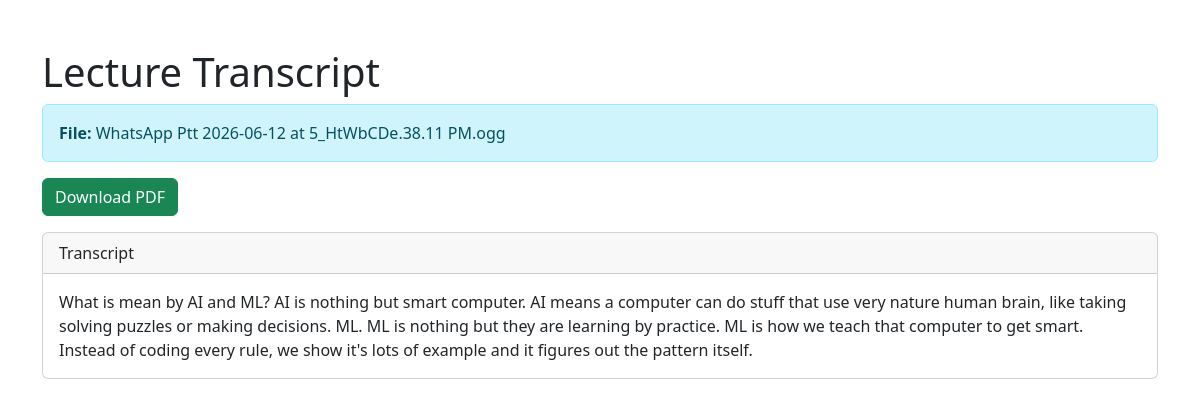
The page /lecture/2/ on the database its author committed.
### notes/models.py (models this page shows, shortened)
class Lecture(models.Model):
    filename = models.CharField(max_length=255)
    transcript = models.TextField()
    created_at = models.DateTimeField(auto_now_add=True)

### notes/views.py (the view)
# urls.py: path('lecture/<int:lecture_id>/', views.view_lecture, name='view_lecture'),
def view_lecture(request, lecture_id):
    lecture = Lecture.objects.get(id=lecture_id)
    return render(request, 'view_lecture.html', {
        'lecture': lecture
    })

### notes/templates/view_lecture.html (shortened to what this page needs)
<!DOCTYPE html>
<html>
<head>
    <link href="https://cdn.jsdelivr.net/npm/bootstrap@5.3.3/dist/css/bootstrap.min.css" rel="stylesheet">
</head>
<body>
<div class="container mt-5">
    <h1>Lecture Transcript</h1>
    <div class="alert alert-info">
        <strong>File:</strong>
        {{ lecture.filename }}
    </div>
    <a href="/download/{{ lecture.id }}/"
   class="btn btn-success mb-3">
   Download PDF
</a>
    <div class="card">
        <div class="card-header">
            Transcript
        </div>
        <div class="card-body">
            {{ lecture.transcript }}
        </div>
    </div>
</div>
</body>
</html>

### rows shown on the page
Lecture: filename "WhatsApp Ptt 2026-06-12 at 5_HtWbCDe.38.11 PM.ogg", transcript "What is mean by AI and ML? AI is nothing but smart computer. AI means a computer can do stuff that use very nature human brain, like taking solving puzzles or making decisions. ML. ML is nothing but they are learning by practice. ML is how we teach that computer to get smart. Instead of coding every rule, we show it's lots of example and it figures out the pattern itself."
